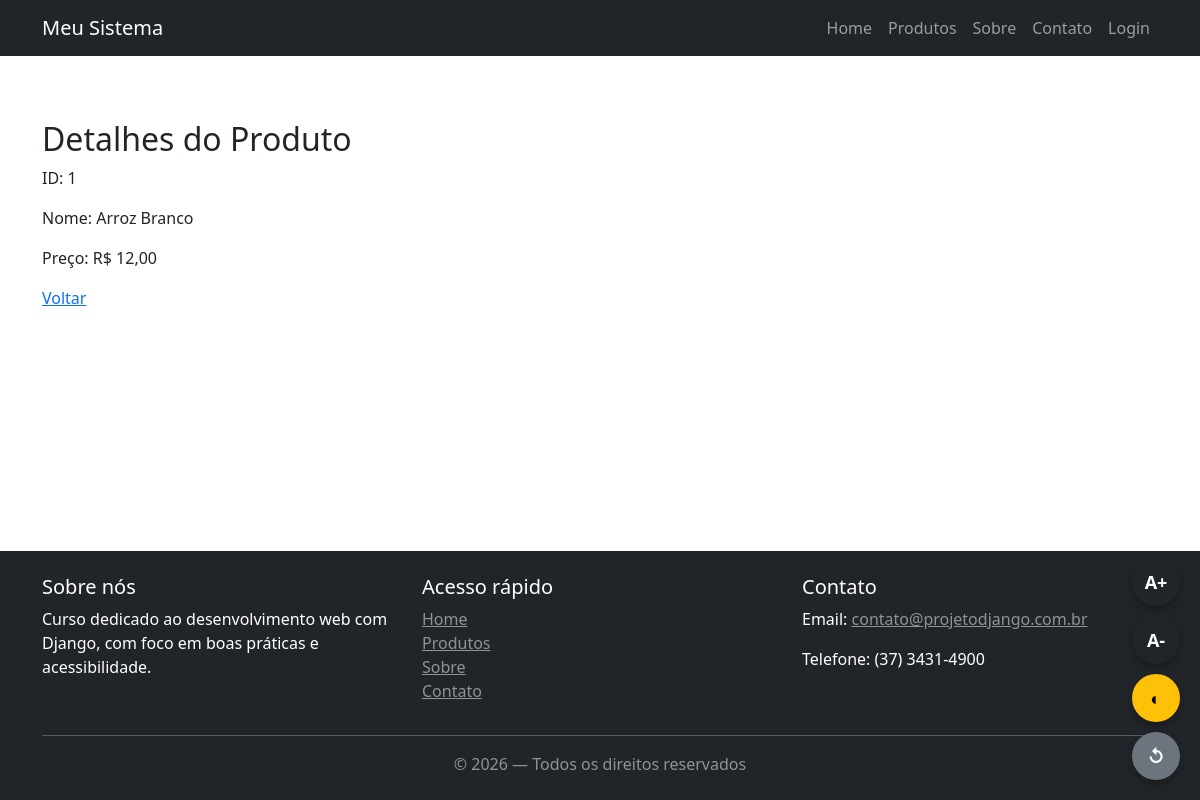
The page /produtos/1/ on the database as committed earlier.
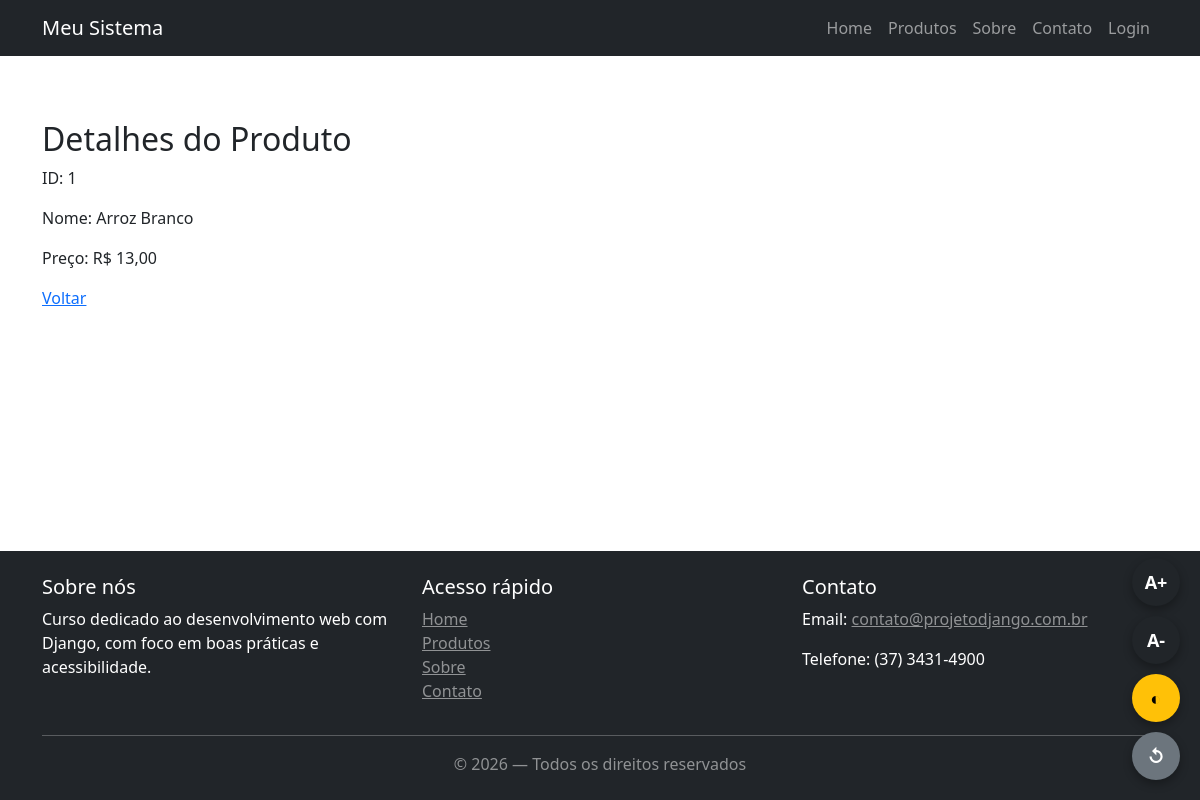
The same page on the database as committed later.
### produtos/models.py (models this page shows, shortened)
class Produto(models.Model):
    nome = models.CharField(max_length=150)
    preco = models.DecimalField(max_digits=10, decimal_places=2)
    categoria = models.ForeignKey(
        Categoria,
        on_delete=models.CASCADE,
        related_name="produtos"
    )
    class Meta:
        verbose_name = 'Produto'
        verbose_name_plural = 'Produtos'

### produtos/views.py (the view)
# urls.py: path("<int:pk>/", views.ProdutoDetailView.as_view(), name="produto_detail"),
class ProdutoDetailView(DetailView):
    model = Produto
    template_name = "produtos/produto_detail.html"
    context_object_name = "item"

### produtos/templates/produtos/produto_detail.html (shortened to what this page needs)
{% extends "../core/base.html" %}
{% block content %}
    <h2>Detalhes do Produto</h2>
    {% if item %}
    <p>ID: {{ item.id }}</p>
    <p>Nome: {{ item.nome }}</p>
    <p>Preço: R$ {{ item.preco }}</p>
    {% else %}
    <p>Produto não encontrado</p>
    {% endif %}
    <a href="{% url 'produtos:produto_list' %}">Voltar</a>
{% endblock %}

Rows that differ between the two databases and show on the page:
changed Produto "Arroz Branco": preco "12,00" → "13,00"
